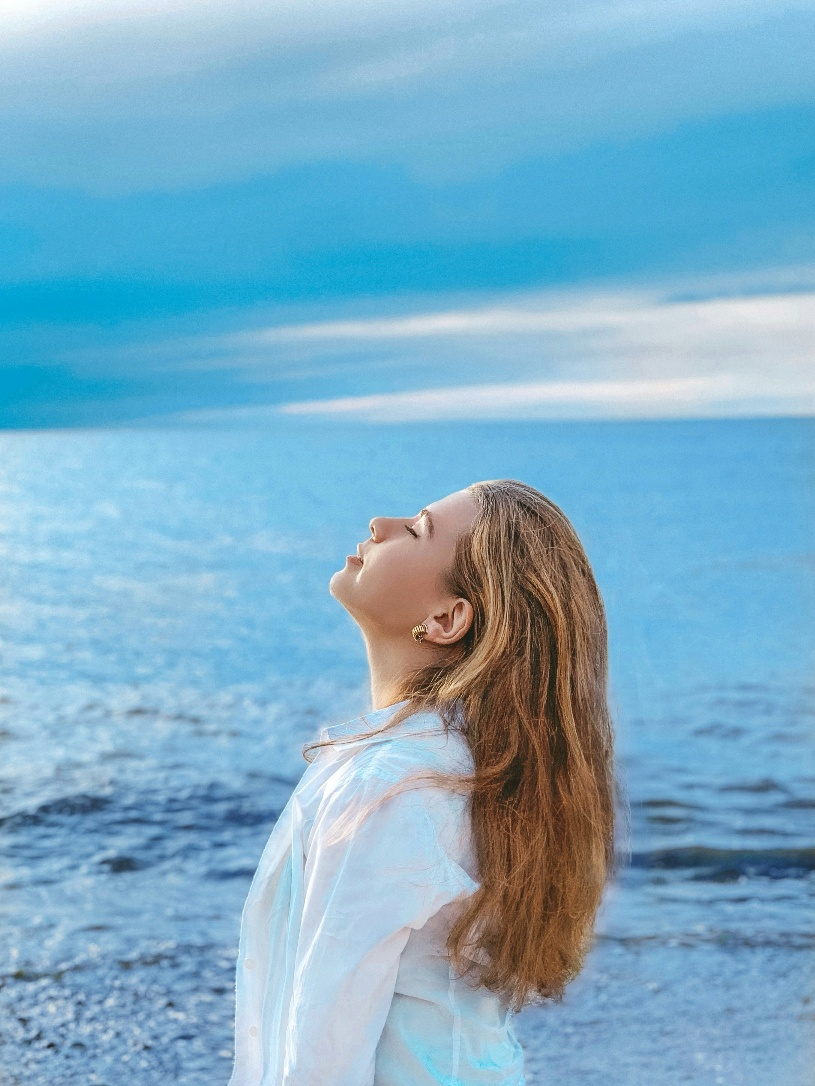
#> input picture AI 모델 학습을 위한 데이터 정제 및 피처엔지니어링/OpenCV_Excersize ver4(새싹)/Ch.03/girl.jpg, 815 x 1086 px, found by its file name
$ python 3-7.py
#> lines starting #> are read from the running program, lines starting #| are printed output that depends on the picture
import cv2 as cv
import numpy as np

# 이미지 불러오기 (그레이스케일)
img = cv.imread('Ch.03/girl.jpg', cv.IMREAD_GRAYSCALE)
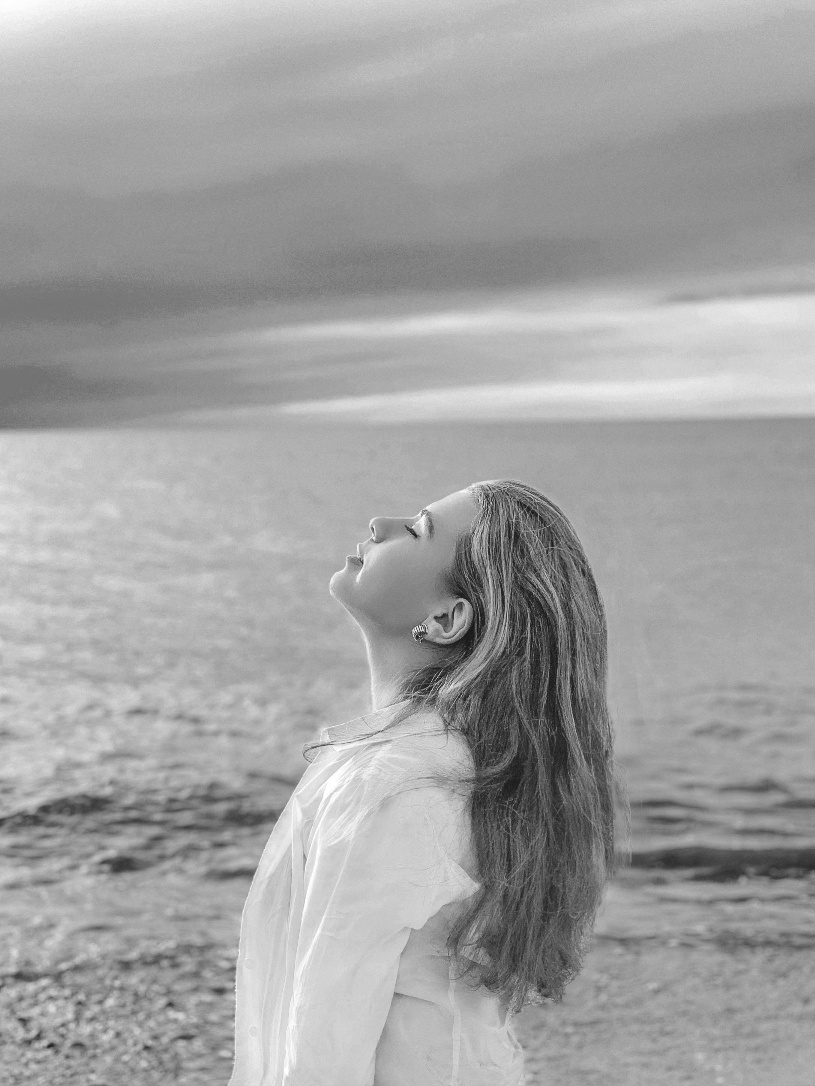
#> img: shape (1086, 815); min 20, max 255, mean 161.8

# 엠보싱 커널 정의
kernel = np.array([[-2, -1,  0],
                   [-1,  1,  1],
                   [ 0,  1,  2]], dtype=np.float32)

# 필터 적용 (엠보싱)
embossed = cv.filter2D(img, -1, kernel)
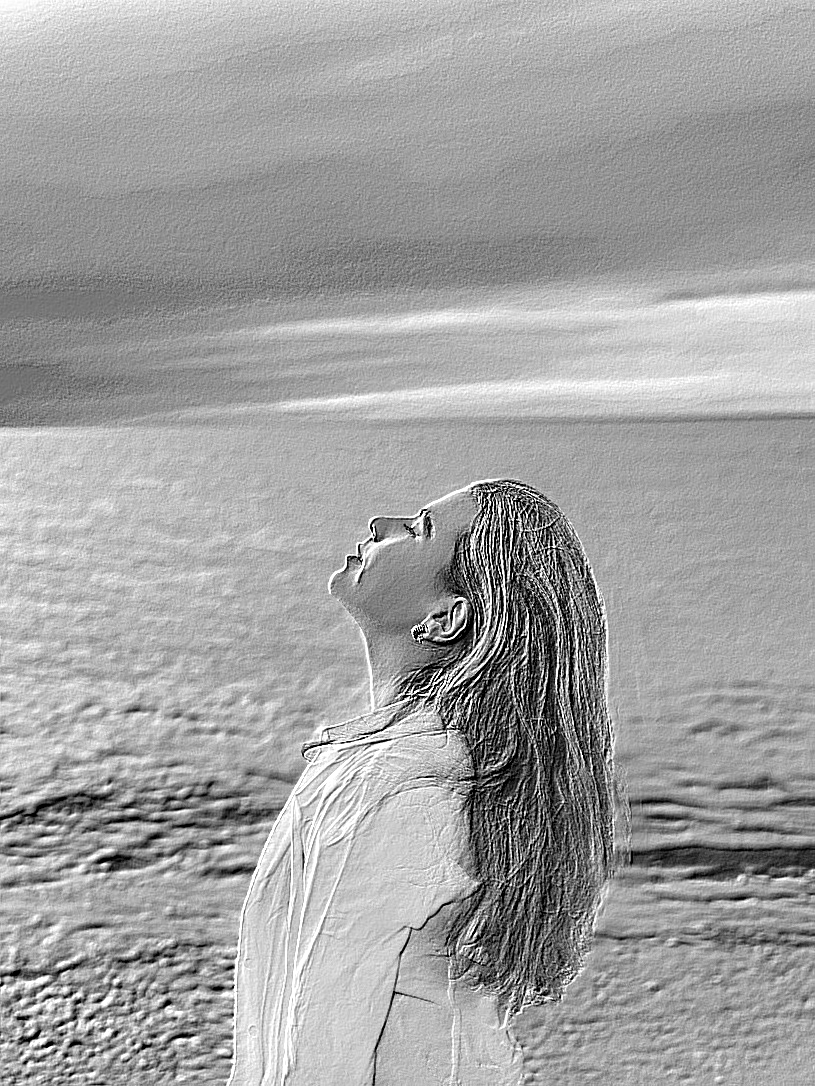
#> embossed: shape (1086, 815); min 0, max 255, mean 161.5

# 원래 이미지와 엠보싱 이미지 디스플레이
cv.imshow('Original', img)
cv.imshow('Embossed', embossed)

cv.waitKey(0)
cv.destroyAllWindows()

$ run again, with AI 모델 학습을 위한 데이터 정제 및 피처엔지니어링/OpenCV_Excersize ver4(새싹)/Ch.03/dog.jpg copied over AI 모델 학습을 위한 데이터 정제 및 피처엔지니어링/OpenCV_Excersize ver4(새싹)/Ch.03/girl.jpg
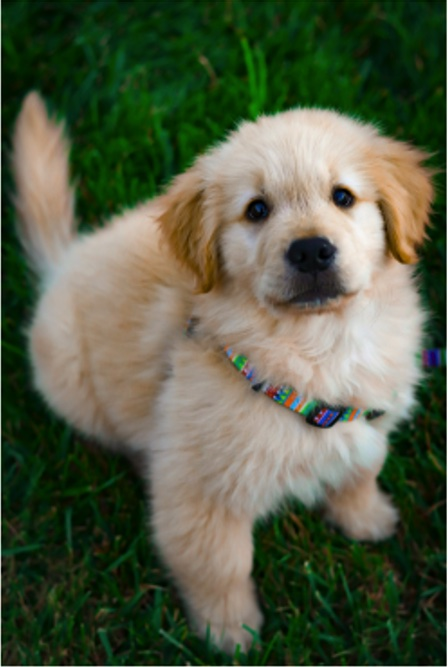
#> input picture AI 모델 학습을 위한 데이터 정제 및 피처엔지니어링/OpenCV_Excersize ver4(새싹)/Ch.03/dog.jpg, 448 x 667 px, found by its file name
#> `img = cv.imread('Ch.03/girl.jpg', cv.IMREAD_GRAYSCALE)`:
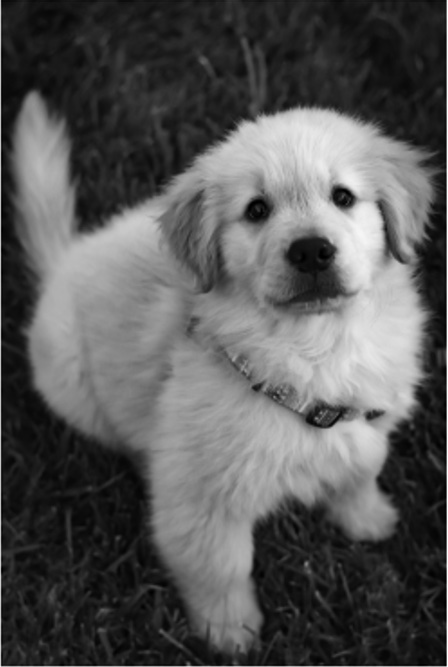
#> img: shape (667, 448); min 0, max 255, mean 87
#> `embossed = cv.filter2D(img, -1, kernel)`:
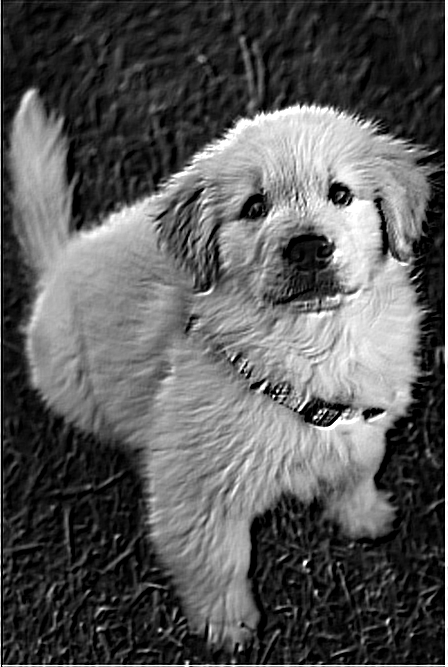
#> embossed: shape (667, 448); min 0, max 255, mean 89
